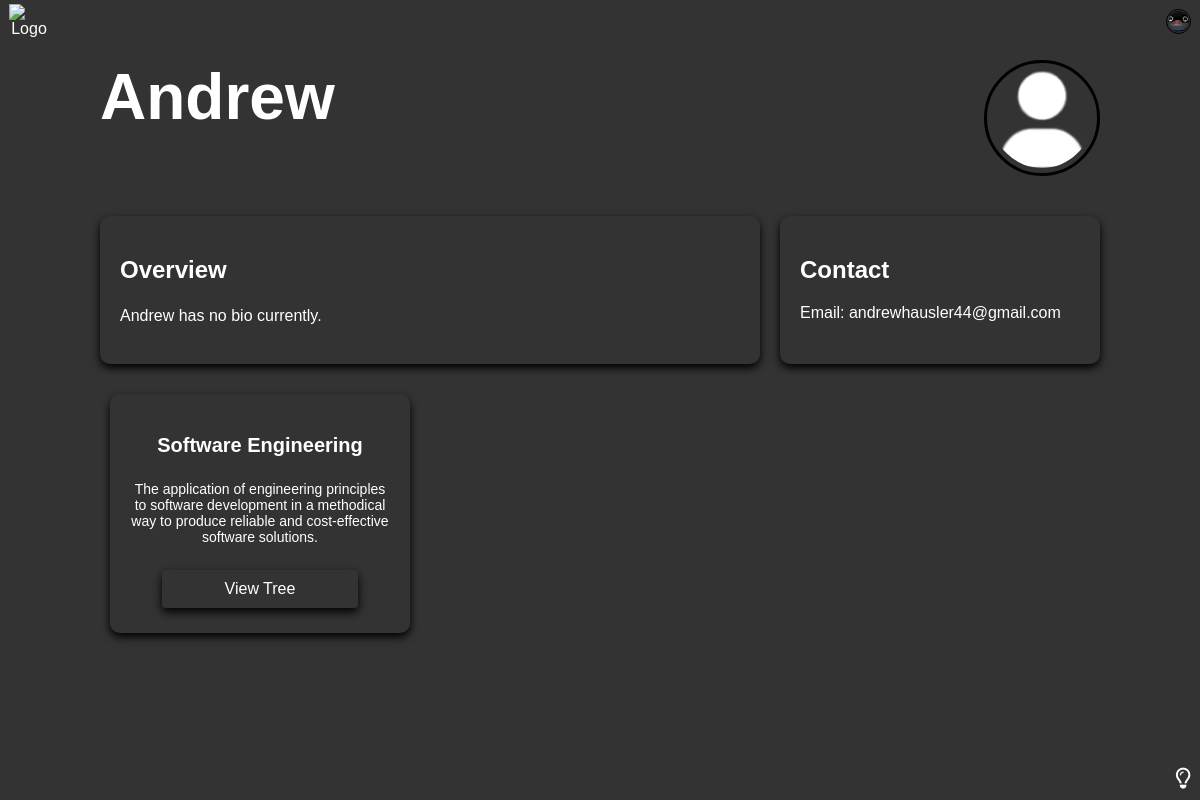
Screenshot of /profile/Andrew/ (signed in) with the database file from the repository.
### application/models.py (models this page shows)
class User(AbstractUser):
    email = models.EmailField(unique=True, null=True)
    phoneNumber = models.CharField(max_length=15, null=True, validators=[
            RegexValidator(
                regex=r'^\+?1?\-?\d{3}\-\d{3}-\d{4}$',
                message="Phone number must be entered in the format: '+1-123-456-7890'."
            )
        ])
    bio = models.TextField(null=True)
    Linkedin = models.CharField(max_length=100, blank=True, null=True)
    Github = models.CharField(max_length=100, blank=True, null=True)
    avatar = models.ImageField(null=True, default="defaultUser.png")
    USERNAME_FIELD = "email"
    REQUIRED_FIELDS = ["username"]

class UserJsonData(models.Model):
    user = models.ForeignKey(User, on_delete=models.CASCADE, related_name="json_data")
    name = models.CharField(max_length=100, blank=True, null=True)
    description = models.CharField(max_length=500, blank=True, null=True)
    data = models.JSONField()

### application/views.py (the view)
# urls.py: path("profile/<str:user>/", views.profilePage, name="profilePage"),
def profilePage(request, user):
    user = User.objects.get(username=user)
    trees = user.json_data.all()
    context = {"user": user, "trees": trees}
    return render(request, "profile.html", context)

### application/templates/profile.html (shortened to what this page needs)
{% extends 'main.html' %} {% block content%} {% include 'header.html' %}
<main class="profile-main">
  <div class="profile-container">
    <div class="profile-header">
      <div>
        {% if user.first_name %}
        <h1>{{ user.first_name }} {{ user.last_name }}</h1>
        <h2 class="username">@{{ user.username }}</h2>
        {% else %}
        <h1>{{ user.username }}</h1>
        {% endif %}
      </div>
      <img class="profile-img" src="{{ user.avatar.url }}" alt="profile picture" />
    </div>
    <section class="card-section profile-section">
      <div class="overview">
        <h2>Overview</h2>
        {% if user.bio %}
        <p>{{user.bio}}</p>
        {% else %}
        <p>{{user.username}} has no bio currently.</p>
        {% endif %}
      </div>
      <div class="contact">
        <h2>Contact</h2>
        <p>Email: {{user.email}}</p>
      </div>
      {% if trees %} {% for tree in trees %}
      <div class="card">
        <h3>{{tree.name}}</h3>
        <p>{{tree.description}}</p>
        <a class="F1-button" href="{% url 'treePage' user.username tree.name %}">View Tree</a>
      </div>
      {% endfor %} {% else %}
      <div class="card">
        <h3>No trees currently.</h3>
      </div>
      {% endif %}
    </section>
  </div>
</main>
<footer>
  <i class="fa-regular fa-lightbulb" onclick="toggleDarkMode()" title="Toggle Dark Mode"></i>
</footer>
{% endblock content%}

### application/templates/header.html
{% load static %}
<header>
  <a href="{% url 'dashboardPage' %}"><img src="{% static 'images/logo.png' %}" alt="Logo" /></a>
  <a href="{% url 'profilePage' request.user.username %}" class="user-icon">
    <img class="profile-img" src="{{ request.user.avatar.url }}" alt="profile picture" />
  </a>
</header>

### application/static/css/stylesheet.css (style rules this page uses)
:root { --white: #ffffff; --lightGrey: #a3a3a3; --midGrey: #7c7c7c; --darkGrey: #333; --black: black; }
body { margin: 0; font-family: Arial, sans-serif; background-color: #e6e6e6; color: var(--darkGrey); overflow-y: auto; transition: background-color 0.3s, color 0.3s; }
main { background-color: inherit; }
a { color: inherit; text-decoration: none; text-align: center; }
img { display: block; margin: 2rem auto; width: 75px; height: auto; }
h1 { margin: 0; }
h2 { font-size: 24px; }
p { font-size: 16px; }
.dark-mode { background-color: var(--darkGrey); color: var(--white); }
header, footer { display: flex; position: fixed; align-items: center; justify-content: flex-end; background-color: transparent; z-index: 10; width: 100%; height: 0; }
header img { margin: 0; width: 40px; }
header .profile-img { width: 1.75vw; height: 1.75vw; border: 1px solid var(--black); padding: 1px; }
header > *, header i, footer i { color: inherit; cursor: pointer; transition: filter 0.3s ease; z-index: 10; position: relative; }
header i, footer i { font-size: 1.75vw; }
header > * { top: 2.636vh; margin: 0.75vw; }
header > a:first-of-type { margin-right: auto; }
footer { bottom: 0; }
footer i { bottom: 2.636vh; margin: 0.75vw; }
.F1-button, .F2-button { padding: 0.75rem; border: none; border-radius: 4px; font-size: 1rem; cursor: pointer; display: block; box-shadow: 0 4px 10px rgba(0, 0, 0, 1); color: inherit; background-color: inherit; }
.F1-button { width: 60%; margin: 0 auto 1rem auto; }
.profile-main { max-width: 1200px; margin: 0 auto; padding: 20px; }
.profile-header { display: flex; justify-content: space-between; margin-bottom: 40px; font-size: 32px; }
.profile-container { padding: 40px 80px; }
.profile-img { width: 100px; height: 100px; background-color: var(--darkGrey); border-radius: 50%; border: 3px solid var(--black); padding: 5px; object-fit: cover; margin: 0; justify-self: center; }
.profile-section { grid-template-columns: repeat(3, 1fr); }
.card-section { display: grid; grid-template-columns: repeat(auto-fill, minmax(300px, 1fr)); grid-template-rows: auto 1fr; grid-gap: 20px; margin-bottom: 60px; }
.card-section > div { padding: 20px; box-shadow: 0 4px 8px rgba(0, 0, 0, 1); border-radius: 10px; }
.card-section .overview { grid-column: span 2; }
.overview h2, .contact h2 { margin-bottom: 20px; }
.overview p { line-height: 1.5; }
.contact p { margin-bottom: 10px; }
.card { box-shadow: 0 4px 8px rgba(0, 0, 0, 1); border-radius: 12px; padding: 20px; display: flex; flex-direction: column; align-items: center; justify-content: center; text-align: center; transition: box-shadow 0.3s ease; margin: 10px; }
.card h3 { font-size: 20px; margin-bottom: 10px; }
.card p { font-size: 14px; margin-bottom: 20px; }
.card a { padding: 10px 20px; margin: 5px 10px; }

### rows the page displays
User: user.avatar (picture)
User: username "Andrew", avatar (placeholder picture), email "andrewhausler44@gmail.com"
UserJsonData: name "Software Engineering", description "The application of engineering principles to software development in a methodical way to produce reliable and cost-effective software solutions."
